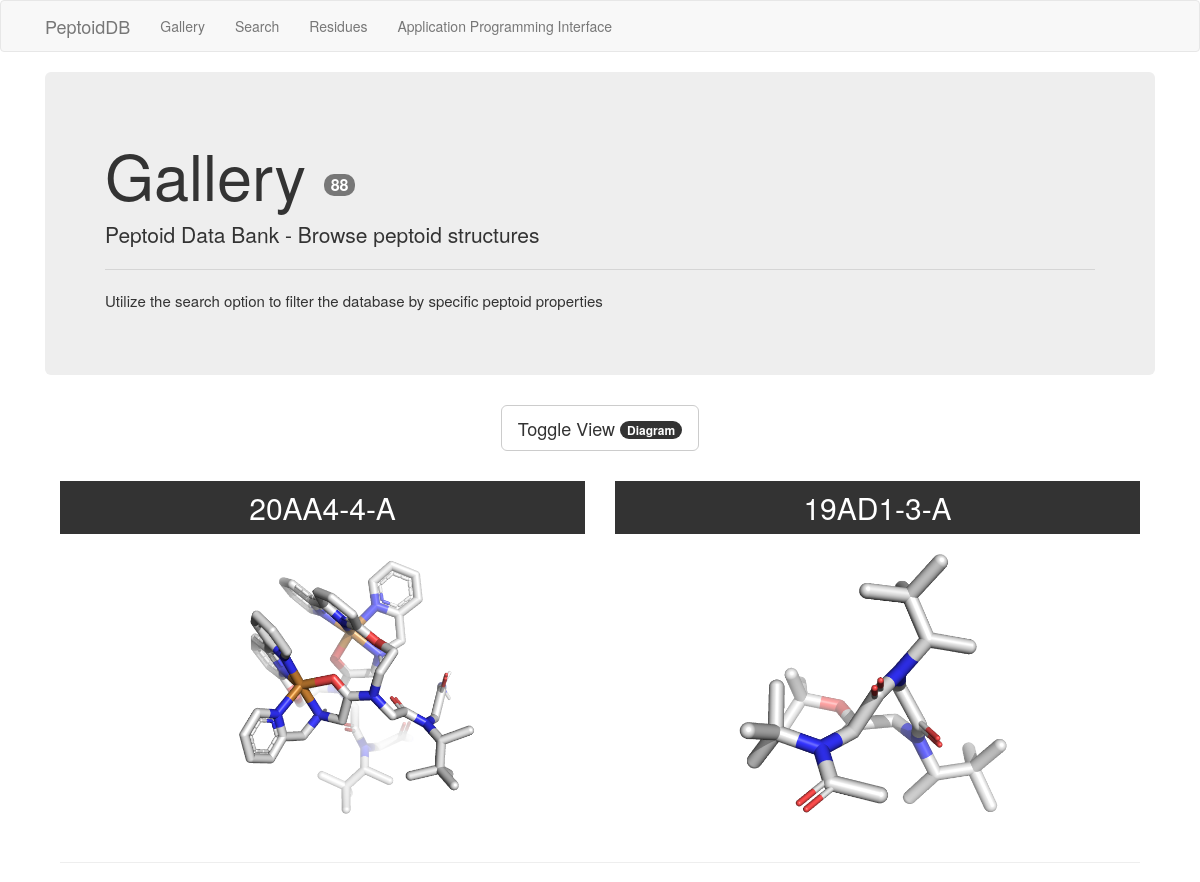
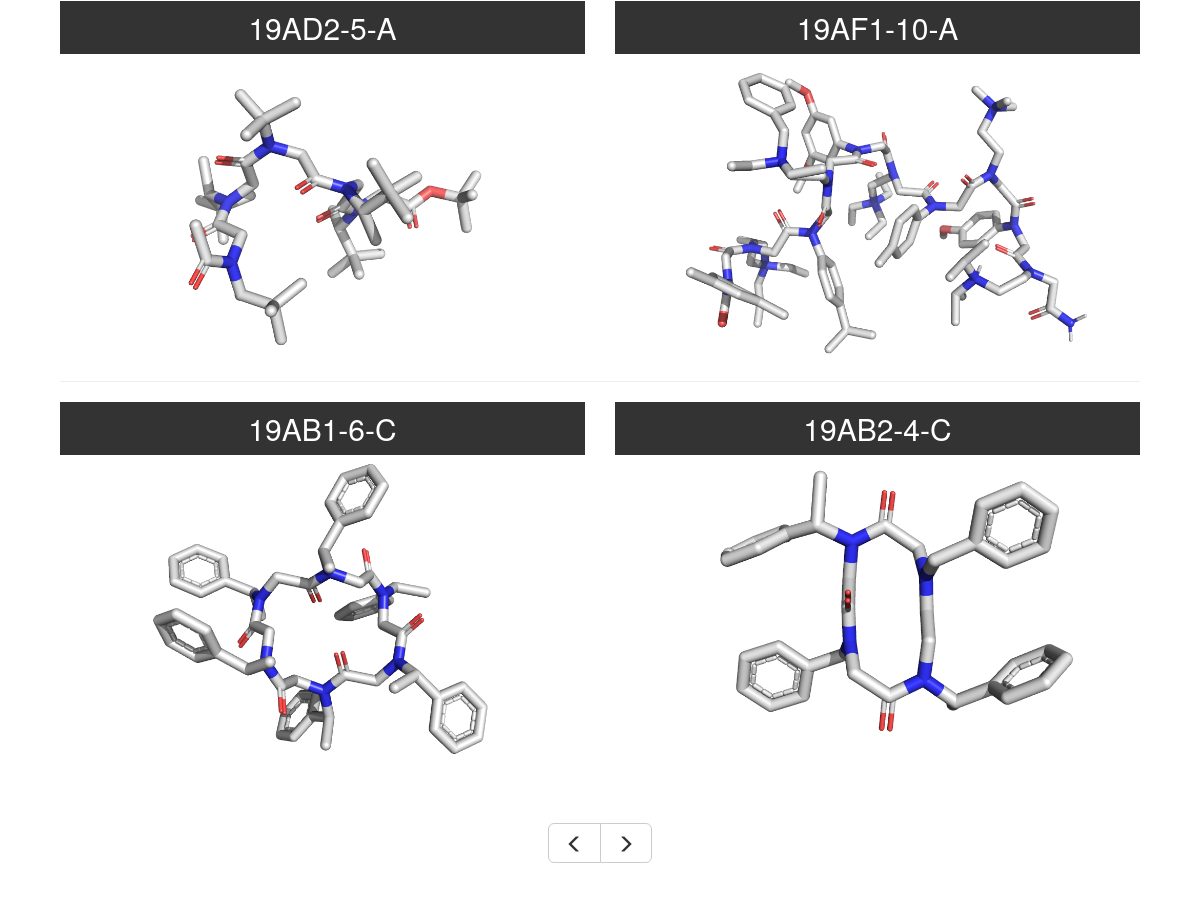
Page /gallery?page=2&view=3d on the committed database (2 pictures, top to bottom).
### app/models.py (models this page shows, shortened)
class Peptoid(db.Model):
    id = db.Column(db.Integer, primary_key=True)
    code = db.Column(db.String(16), unique=True)
    title = db.Column(db.Text, unique=False)
    release = db.Column(db.DateTime, unique=False)
    experiment = db.Column(db.Text, unique=False)
    pub_doi = db.Column(db.String(32), unique=False)
    struct_doi = db.Column(db.String(32), unique=False)
    topology = db.Column(db.String(1), unique=False)
    sequence = db.Column(db.String(1024), unique=False)
    n_term = db.Column(db.String(32), unique=False)
    c_term = db.Column(db.String(32), unique=False)
    cyclization_points = db.Column(db.String(8), unique=False)
    struct_smiles = db.Column(db.String(128),unique=False)
    peptoid_author = db.relationship('Author', secondary=peptoid_author, lazy='dynamic',
                                     backref=db.backref('peptoids', order_by='Peptoid.release.desc()'))
    peptoid_residue = db.relationship('Residue', secondary=peptoid_residue, lazy='dynamic',
                                      backref=db.backref('peptoids', order_by='Peptoid.release.desc()'))

### app/routes/routes.py (the view)
@bp.route('/gallery')
def gallery():
    title = 'Gallery'
    page = request.args.get('page', 1, type=int)
    view = request.args.get('view', '2d', type=str)
    peptoids = Peptoid.query.order_by(Peptoid.release.desc()).paginate(
        page, app.config['PEPTOIDS_PER_PAGE'], True)
    next_url = url_for(
        'routes.gallery', page=peptoids.next_num, view=view) if peptoids.has_next else None
    prev_url = url_for(
        'routes.gallery', page=peptoids.prev_num, view=view) if peptoids.has_prev else None
    return renderGallery(peptoids, title, page, next_url, prev_url, view, var=False)

### app/templates/gallery.html (shortened to what this page needs)
{% extends "base.html" %}  {%
block styles %} {{super()}}
<link
  rel="stylesheet"
  href="{{url_for('static', filename='bootstrap-grid.css')}}"
/>
<link rel="stylesheet" href="{{url_for('static', filename='images.css')}}" />
{% endblock %}  {% block app_content %}
<div class="jumbotron">
  <h1 class="display-4">
    {{ title }}
    <span class="badge badge-secondary" style="font-size: medium;"
      >{{ total }}</span
    >
  </h1>
  <p>Peptoid Data Bank - Browse peptoid structures</p>
  <hr class="my-4" />
  <p style="font-size: 1.5rem; font-weight: 300;">
    Utilize the search option to filter the database by specific
    peptoid properties
  </p>
</div>
{% if view == '2d' %}
<div class="container" style="padding-bottom: 30px;">
  <div class="row">
    <div class="col text-center">
      {% if var %}
      <a class="btn btn-default btn-lg" href={{url_for(request.endpoint, var=var, page=page, view='3d')}}>Toggle View <span class="badge">Structure</span></a>
      {% else %}
      <a class="btn btn-default btn-lg" href={{url_for(request.endpoint, page=page, view='3d')}}>Toggle View <span class="badge">Structure</span></a>
      {% endif %}
    </div>
  </div>
</div>
{% elif view == '3d' %}
<div class="container" style="padding-bottom: 30px;">
  <div class="row">
    <div class="col text-center">
      {% if var %}
      <a class="btn btn-default btn-lg" href={{url_for(request.endpoint, var=var, page=page, view='2d')}}>Toggle View <span class="badge">Diagram</span></a>
      {% else %}
      <a class="btn btn-default btn-lg" href={{url_for(request.endpoint, page=page, view='2d')}}>Toggle View <span class="badge">Diagram</span></a>
      {% endif %}
    </div>
  </div>
</div>
{% endif %}
<div class="container">
  <div class="row block-center">
    {% for i in range(peptoid_codes.__len__())%} {% if i ==
    (peptoid_codes.__len__()-1) %}
    <div class="col-sm-6">
      {% else %}
      <div class="col-sm">
        {% endif %}
        <div class="header">
          <h2><a style="text-decoration : none; color : #ffffff;" href="{{ peptoid_urls[i] }}">{{ peptoid_codes[i] }}</a></h2>
        </div>
        <div class="fall-item fall-effect">
          {% if view == '3d' %}
          <img
            src="{{url_for('static', filename='peptoids/'+peptoid_codes[i][:5]+'.png')}}"
          />
          {% elif view == '2d' %}
          <img
            src="{{url_for('static', filename='peptoids/'+peptoid_codes[i]+'_2d'+'.png')}}"
          />
          {% endif %}
        </div>
      </div>
      {% if (i+1) % 2 == 0 and i != (peptoid_codes.__len__()-1)%}
    </div>
    <hr />
    <div class="row">{% endif %} {% endfor %}</div>
    <br />
    <br />
    <br />
    <div class="row block-center">
      <div class="col text-center" style="padding-bottom: 4em;">
        <div
          class="btn-group btn-group-lg"
          role="group"
          aria-label="Basic example"
          style="margin: 0 auto;"
        >
          {% if prev_url %}
          <a class="btn btn-default" href="{{prev_url}}"><span class="glyphicon glyphicon-menu-left" aria-hidden="true"></span></a>
          {% endif %}
          {% if next_url %}
          <a class="btn btn-default" href="{{next_url}}"><span class="glyphicon glyphicon-menu-right" aria-hidden="true"></span></a>
          {% endif %}
        </div>
      </div>
    </div>
    {% endblock %}

### app/static/images.css (style rules this page uses)
.fall-item { width: 100%; height: auto; overflow: hidden; position: relative; text-align: center; }
.fall-item img { display: block; position: relative; width: 100%; height: auto; }
.header h2 { color: #fff; text-align: center; position: relative; padding: 10px; background: rgba(0, 0, 0, 0.8); margin: 0 0 0 0; }

### rows in the picture
Peptoid: code "20AA4-4-A"
Peptoid: code "19AD1-3-A"
Peptoid: code "19AD2-5-A"
Peptoid: code "19AF1-10-A"
Peptoid: code "19AB1-6-C"
Peptoid: code "19AB2-4-C"

### other values in the picture
{{ title }} "Gallery"
{{ total }} "88"
